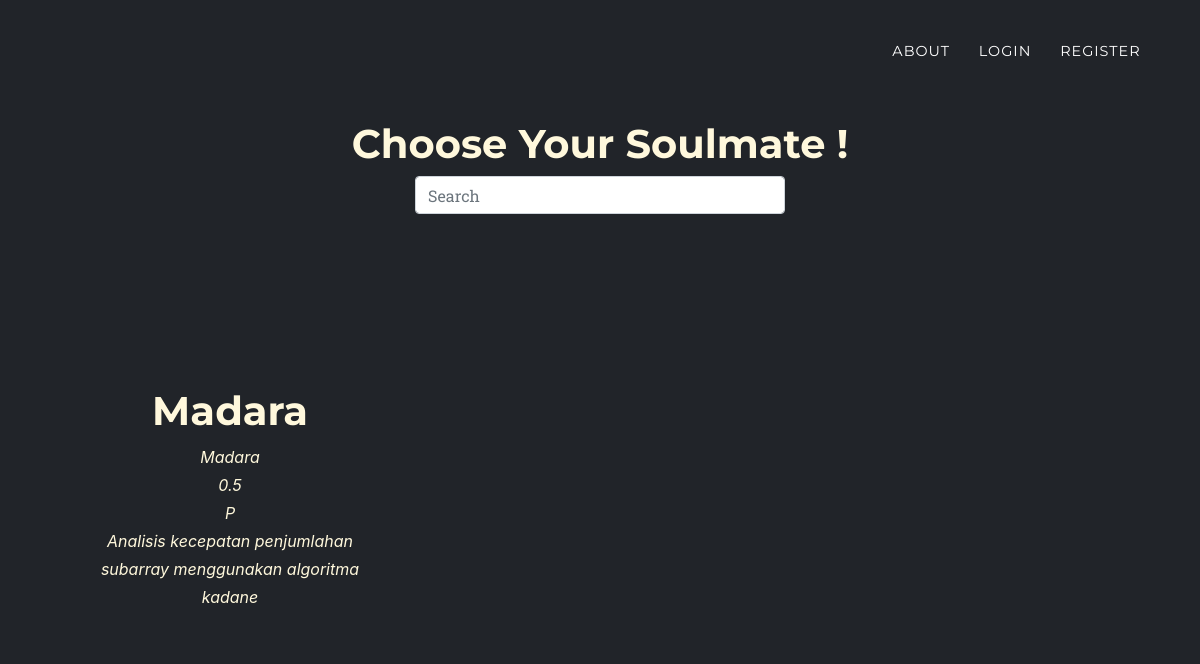
/project_ceh/sql_injection.php?cari_nama=Madara, run on the app's committed database.
### tables this page shows
CREATE TABLE `jodoh` (
  `id` int(255) NOT NULL,
  `Name` varchar(255) NOT NULL,
  `Age` varchar(255) NOT NULL,
  `Gender` varchar(255) NOT NULL,
  `Description` varchar(255) NOT NULL,
  `foto` varchar(255) NOT NULL
);

### project_ceh/sql_injection.php (the view, shortened to what this page needs)
<!DOCTYPE html>
<html lang="en">
<head>
  <?php
    include_once("include/db_connect.php");
    include_once("include/script.php");
    if(isset($_GET['cari_nama'])){
      $cari_nama = $_GET['cari_nama'];
      $query = "SELECT * FROM jodoh WHERE Name='$cari_nama'";
      $result = $conn->query($query);
    }else{
      $query = "SELECT * FROM jodoh";
      $result = $conn->query($query);
    }
  ?>
</head>
<body id="page-top" style="background-color: #212429; color: cornsilk;" class="black">
  <?php
    include_once("include/navbar.php");
  ?>
  <br><br><br><br><br>
  <h1 style="text-align:center;">Choose Your Soulmate !</h1>
  <form action="sql_injection.php" method="get">
    <div class="active-cyan-4 mb-4 col-4 container">
      <input class="form-control" name="cari_nama"type="text" placeholder="Search" aria-label="Search">
    </div>
  </form>
  <section class="page-section" id="portfolio">
    <div class="container">
    <?php
      while($row = $result->fetch_assoc()){
        echo'<div class="col-md-4 col-sm-6 portfolio-item">
                <div class="">
                </div>
                <img class="img-fluid" src="img/';echo $row['foto'].'" alt="" style="">
              <div class="portfolio-caption"style="background-color:#212429;">
                <h1>';echo $row['Name'].'</h1>
                <p>'.$row['Name'].'</p>
                <p>'.$row['Age'].'</p>
                <p>'.$row['Gender'].'</p>
                <p>'.$row['Description'].'</p>
              </div>
            </div>';
      }
    ?>
    </div>
  </section>
</body>
</html>

### data on the page
jodoh: Name "Madara", Age "0.5", Gender "P", Description "Analisis kecepatan penjumlahan subarray menggunakan algoritma kadane"
